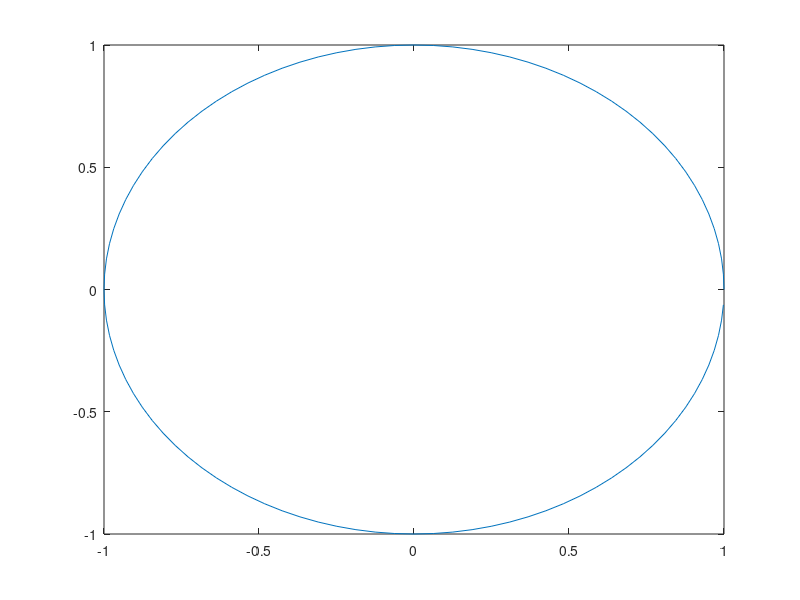

Reproduce this figure in MATLAB.
% delete all variables from memory
clear all;
%% create N points
N = 100;
ang = 2*pi*(0:N-1)/N;
x = [cos(ang); sin(ang)];
%% visualise
figure;
plot( x(1,:), x(2,:) );